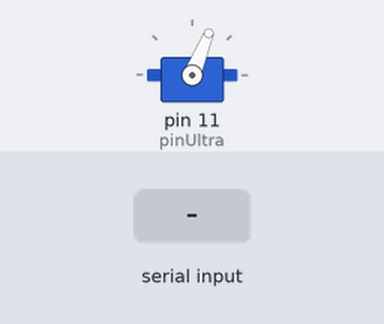
This sketch was run on a simulated Arduino Uno, built with avr-gcc and run on an emulated ATmega328P. On the bench: servo. The test bench sets the inputs (shaded band).

Above: at 1.2 s.
1.3 s: "90,45\n" received over Serial
At 2.5 s:
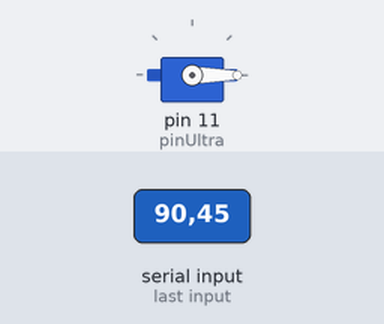
2.8 s: "2\n" received over Serial
At 3.6 s:
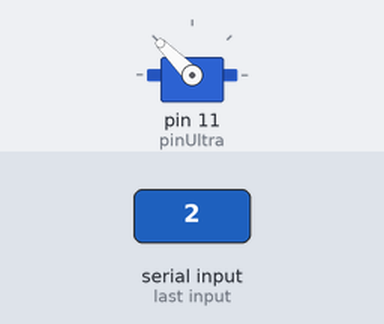
4.3 s: "30,150\n" received over Serial
At 4.7 s:
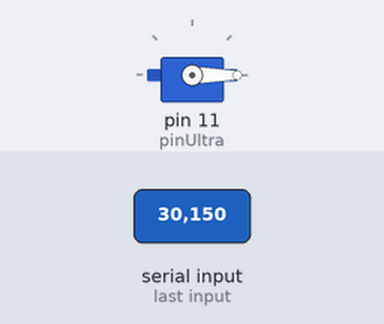
5.8 s: "1\n" received over Serial
At 7.1 s:
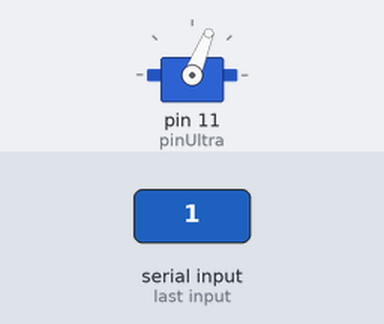
Timing chart, 0 to 8.3 s (numbered marks = the images above; inputs shaded):
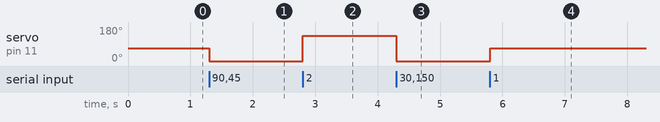

Measured:
- after the input at 1.3 s, servo on pin 11 (pinUltra): 68° → 0° at once
- after the input at 2.8 s, servo on pin 11 (pinUltra): 0° → 135° at once
- after the input at 4.3 s, servo on pin 11 (pinUltra): 135° → 0° at once
- after the input at 5.8 s, servo on pin 11 (pinUltra): 0° → 68° at once

The sketch:

uServo.ino
```cpp
#include <Servo.h>

Servo ultra;

int pinUltra = 11;
void setup() {
  Serial.begin(9600);

  while(!Serial){}
  ultra.attach(pinUltra);
  ultra.write(68);
}

void loop() {

  if(Serial.available()) {
    int input = Serial.read() - '0';

    switch(input) {
      case 0: ultra.write(0); break;
      case 1: ultra.write(68); break;
      case 2: ultra.write(135); break;
    }
  }
}
```
